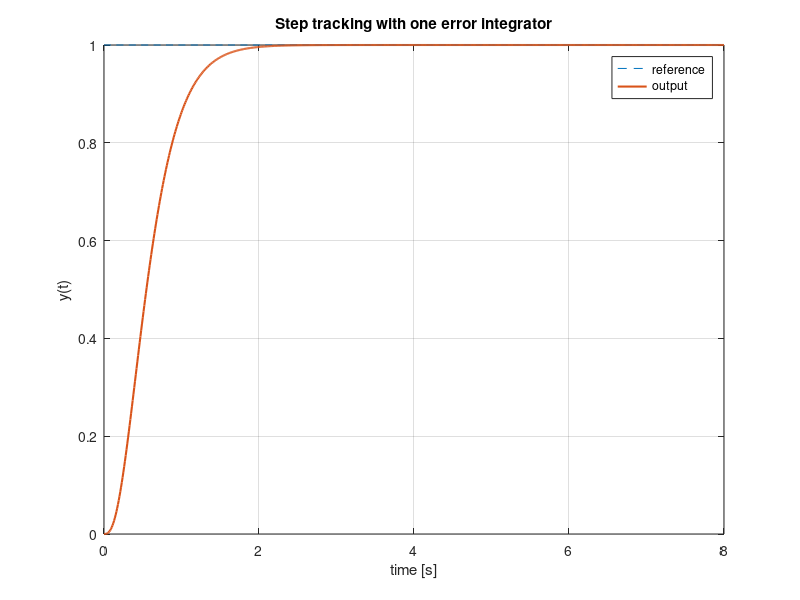
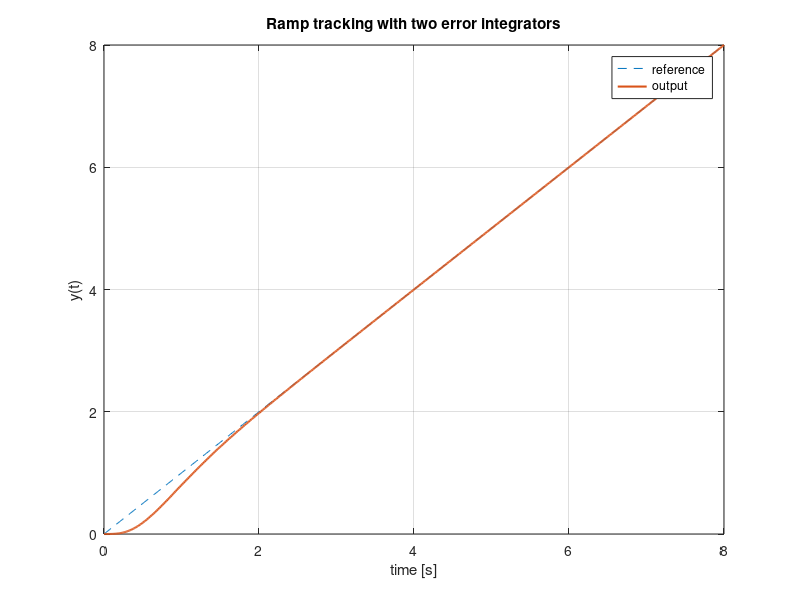

MATLAB code for these plots, in order:
% Chapter26_Lesson4.m
% State-feedback with integral action for step and ramp reference inputs.
% Required MATLAB toolboxes: Control System Toolbox for place(), ss(), lsim().
% The augmented matrices are also shown explicitly for implementation clarity.

clear; clc; close all;

A = [0 1; -2 -3];
B = [0; 1];
C = [1 0];

%% Step reference: one error integrator, eta_dot = r - y
A_step = [A zeros(2,1); -C 0];
B_step = [B; 0];
E_step = [0; 0; 1];

fprintf('rank ctrb step augmented = %d / %d\n', rank(ctrb(A_step, B_step)), size(A_step,1));
K_step = place(A_step, B_step, [-4 -5 -6]);
disp('K_step = '); disp(K_step);

Acl_step = A_step - B_step*K_step;
Bcl_step = E_step;
Ccl_step = [C 0];
Dcl_step = 0;
sys_step = ss(Acl_step, Bcl_step, Ccl_step, Dcl_step);

%% Ramp reference: two error-integrator states
% eta1_dot = r - y, eta2_dot = eta1
A_ramp = [A zeros(2,2); -C 0 0; 0 0 1 0];
B_ramp = [B; 0; 0];
E_ramp = [0; 0; 1; 0];

fprintf('rank ctrb ramp augmented = %d / %d\n', rank(ctrb(A_ramp, B_ramp)), size(A_ramp,1));
K_ramp = place(A_ramp, B_ramp, [-3 -4 -5 -6]);
disp('K_ramp = '); disp(K_ramp);

Acl_ramp = A_ramp - B_ramp*K_ramp;
Bcl_ramp = E_ramp;
Ccl_ramp = [C 0 0];
Dcl_ramp = 0;
sys_ramp = ss(Acl_ramp, Bcl_ramp, Ccl_ramp, Dcl_ramp);

%% Simulation
T = linspace(0, 8, 801).';
r_step = ones(size(T));
r_ramp = T;
y_step = lsim(sys_step, r_step, T);
y_ramp = lsim(sys_ramp, r_ramp, T);

fprintf('Final step error = %.10g\n', r_step(end) - y_step(end));
fprintf('Final ramp error = %.10g\n', r_ramp(end) - y_ramp(end));

figure;
plot(T, r_step, '--', T, y_step, 'LineWidth', 1.5);
grid on; xlabel('time [s]'); ylabel('y(t)');
title('Step tracking with one error integrator');
legend('reference', 'output', 'Location', 'best');

figure;
plot(T, r_ramp, '--', T, y_ramp, 'LineWidth', 1.5);
grid on; xlabel('time [s]'); ylabel('y(t)');
title('Ramp tracking with two error integrators');
legend('reference', 'output', 'Location', 'best');

%% Simulink construction notes
% 1. Put the plant in a State-Space block with matrices A, B, C, D = 0.
% 2. For step tracking, feed e = r - y into one Integrator block eta.
% 3. Implement u = -K_step*[x1; x2; eta] using a Gain block.
% 4. For ramp tracking, cascade two Integrator blocks driven by e:
%       eta1_dot = e, eta2_dot = eta1.
% 5. Implement u = -K_ramp*[x1; x2; eta1; eta2].
